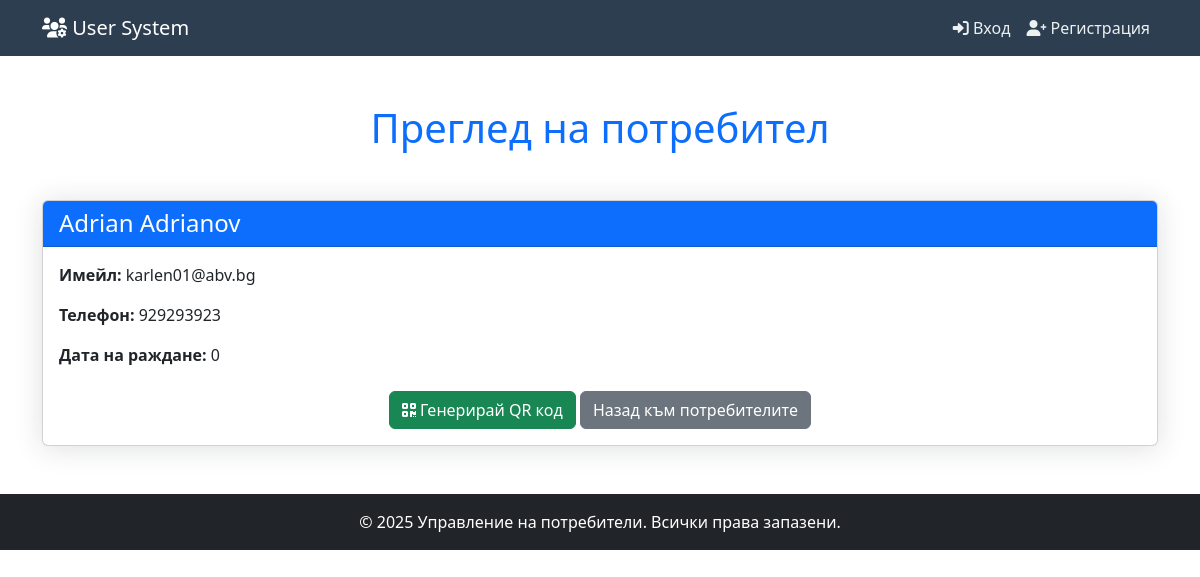
The page /show_student.php?id=3 on the database its author committed.
### tables this page shows
CREATE TABLE IF NOT EXISTS `users` (
  `id` int NOT NULL AUTO_INCREMENT,
  `user` varchar(50) NOT NULL,
  `password` varchar(255) NOT NULL,
  `email` varchar(100) NOT NULL,
  `first_name` varchar(50) NOT NULL,
  `last_name` varchar(50) NOT NULL,
  `phone` varchar(20) DEFAULT NULL,
  `role` enum('user','admin') DEFAULT 'user',
  `created_at` timestamp NULL DEFAULT CURRENT_TIMESTAMP,
  `updated_at` timestamp NULL DEFAULT CURRENT_TIMESTAMP ON UPDATE CURRENT_TIMESTAMP,
  `birth_date` int NOT NULL,
  PRIMARY KEY (`id`),
  UNIQUE KEY `username` (`user`),
  UNIQUE KEY `email` (`email`)
);

### show_student.php (the view)
<?php
include('includes/db.php');
if (isset($_GET['id'])) {
    $id = $_GET['id'];
    $sql = "SELECT * FROM users WHERE id = $id";
    $result = $conn->query($sql);
    if ($result->num_rows > 0) {
        $student = $result->fetch_assoc();
    } else {
        echo "<div class='alert alert-warning text-center' role='alert'>Няма такъв потребител в базата данни.</div>";
        exit();
    }
} else {
    echo "<div class='alert alert-danger text-center' role='alert'>Не е подаден валиден идентификатор за потребител.</div>";
    exit();
}
?>
<?php include('includes/header.php'); ?>
<h1 class="text-center text-primary my-5">Преглед на потребител</h1>
<div class="card">
    <div class="card-header bg-primary text-white">
        <h4 class="mb-0"><?php echo $student['first_name'] . ' ' . $student['last_name']; ?></h4>
    </div>
    <div class="card-body">
        <p><strong>Имейл:</strong> <?php echo $student['email']; ?></p>
        <p><strong>Телефон:</strong> <?php echo $student['phone'] ?? '-'; ?></p>
        <p><strong>Дата на раждане:</strong> <?php echo $student['birth_date']; ?></p>
        <div class="text-center mt-4">
            <a href="generate_qr.php?id=<?php echo $student['id']; ?>" class="btn btn-success">
                <i class="fas fa-qrcode"></i> Генерирай QR код
            </a>
            <a href="show_students.php" class="btn btn-secondary">Назад към потребителите</a>
        </div>
    </div>
</div>
<?php include('includes/footer.php'); ?>

### includes/header.php (style rules this page uses)
.card { box-shadow: 0 0.15rem 1.75rem 0 rgba(33, 40, 50, 0.15); }
.card-header { font-weight: 500; }
.card-header:first-child { border-radius: 0.35rem 0.35rem 0 0; }

### rows shown on the page
users: first_name "Adrian", last_name "Adrianov", email "karlen01@abv.bg", phone "929293923", birth_date "0"
